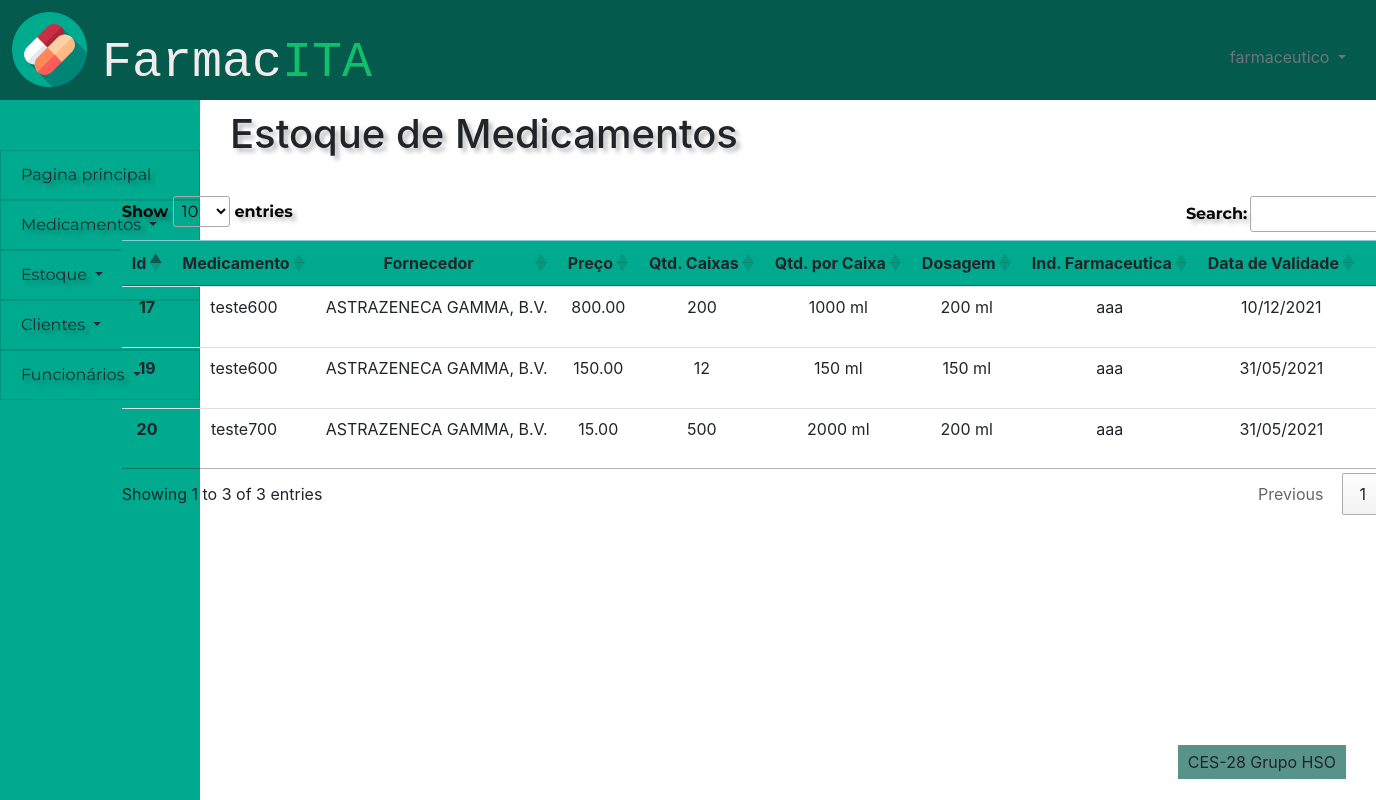
The page /controle_estoque/editar_lote (signed in) on the database as committed earlier.
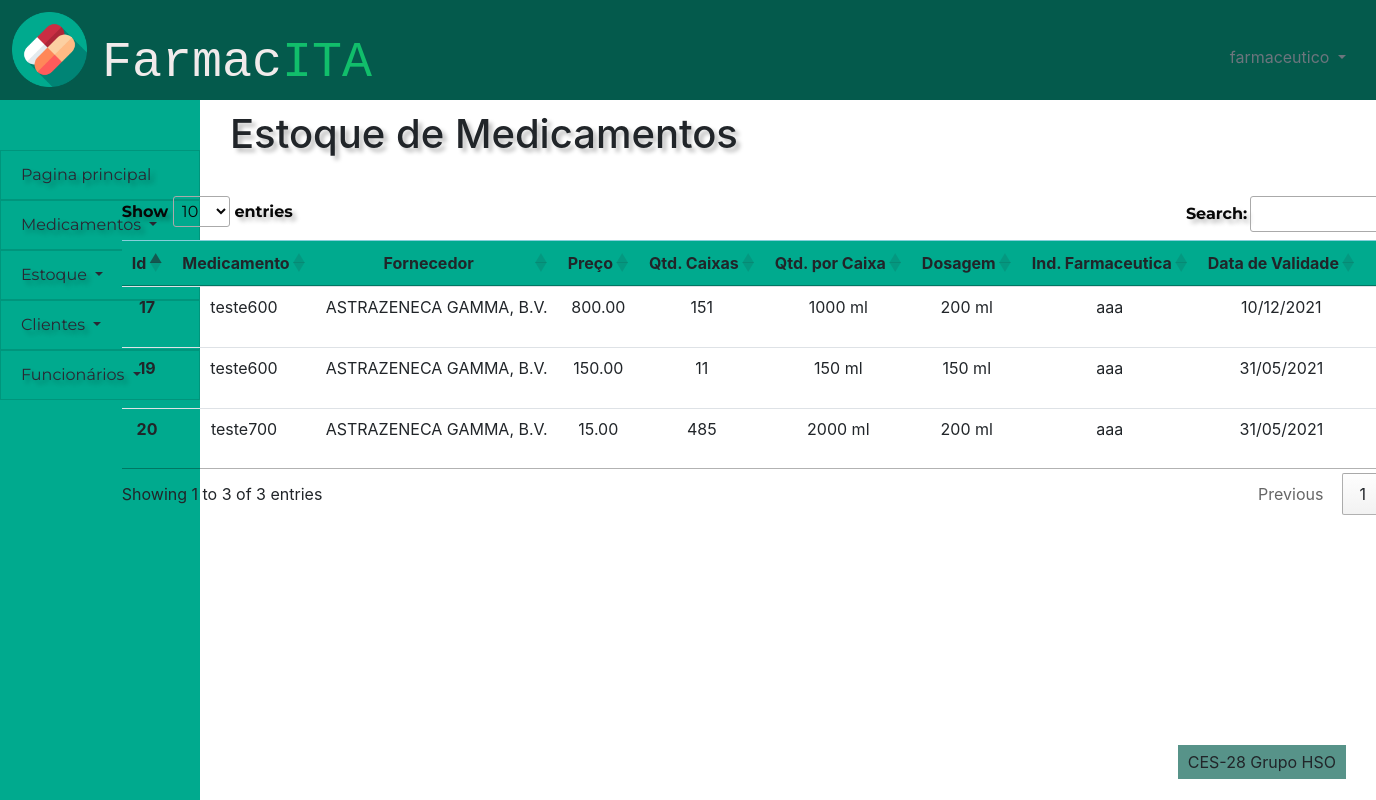
The same page on the database as committed later.
### controle_estoque/models.py (models this page shows)
class lote_medicamento(models.Model):
    id_lote_medicamento = models.AutoField(primary_key=True)
    id_medicamento = models.ForeignKey(medicamento,on_delete=models.PROTECT)
    id_fornecedor = models.ForeignKey(fornecedor,on_delete=models.PROTECT)
    preco = models.DecimalField(max_digits=40,decimal_places=2)
    quantidade_de_caixas = models.CharField(max_length=100)
    quantidade_por_caixa = models.CharField(max_length=100)
    dosagem = models.CharField(max_length=100)
    data_de_validade = models.DateField(auto_now=False,auto_now_add=False,null=False)
    industria_farmaceutica = models.CharField(max_length=100)
    excluido = models.BooleanField(default=False)
    class Meta:
        db_table = 'lote_medicamento'

### cadastro_medicamentos/models.py (models this page shows, shortened)
class medicamento(models.Model):
    id_medicamento = models.AutoField(primary_key=True)
    nome_medicamento = models.CharField(max_length=100)
    classificacao = models.CharField(max_length=100, default='Sem tarja')
    principio_ativo = models.ManyToManyField(principio_ativo2, through='rel_medicamento_principio_ativo2')
    excluido = models.BooleanField(default=False)

### pessoas/models.py (models this page shows)
class fornecedor(models.Model):
    id_fornecedor = models.AutoField(primary_key=True)
    nome_fornecedor = models.CharField(max_length=100)
    cnpj = models.CharField(max_length=18)
    telefone = models.CharField(max_length=15)
    ativo = models.BooleanField(default=True)

### controle_estoque/views.py (the view)
# urls.py: path('editar_lote',views.editar_lote, name = 'editar_lote')
def editar_lote(request):
    check, retorno = checar_cargo(request)
    if check:
        return retorno
    cargo = funcionario.objects.get(user=request.user).cargo
    if request.user.is_authenticated:
        lista = lote_medicamento.objects.all().order_by('data_de_validade')
        busca = request.GET.get('buscalote')
        if busca:
            lista = lote_medicamento.objects.filter(id_medicamento__in=medicamento.objects.filter(nome_medicamento__icontains = busca)).order_by('data_de_validade')
        delete = request.GET.get('delete')
        if delete:
            teste = lote_medicamento.objects.filter(id_lote_medicamento = delete)
            teste.update(excluido= True)
        return render(request,'estoque/pagina_edicao_lote.html',{'lista':lista,'cargo':cargo})
    else:
        return failed_login(request)

### controle_estoque/views.py (called while the page is built)
def checar_cargo(request):
    user = request.user
    if user.is_anonymous:
        return True, redirect('/')
    else:
        cargo = funcionario.objects.get(user=request.user).cargo
        if cargo == 'Caixa':
            return True, render(request,'sem_permissao.html',{'cargo':cargo})
    return False, False

### frontend/estoque/pagina_edicao_lote.html (shortened to what this page needs)
{% extends 'template/padrao.html' %}
{% load static %}
{%block titulo-conteudo %}
Estoque de Medicamentos
{% endblock %}
{% block content %}
<div class="tabela">
    <div style="display:flex;justify-content:center;align-items:center;">
    <table id="lotes" class="table table-hover">
        <thead class="table-info">
            <tr>
                <th scope="col">Id</th>
                <th scope="col">Medicamento</th>
                <th scope="col">Fornecedor</th>
                <th scope="col">Preço</th>
                <th scope="col">Qtd. Caixas</th>
                <th scope="col">Qtd. por Caixa</th>
                <th scope="col">Dosagem</th>
                <th scope="col">Ind. Farmaceutica</th>
                <th scope="col">Data de Validade</th>
                <th>Excluir</th>
            </tr>
        </thead>
        <tbody>
        {% for i in lista %}
        {% if not i.excluido %}
            <tr class={{i.id_lote_medicamento}}>
                <th scope="row">{{i.id_lote_medicamento}}</th>
                <td class = "nome_medicamento">{{i.id_medicamento.nome_medicamento}}</td>
                <td class = "nome_fornecedor">{{i.id_fornecedor.nome_fornecedor}}</td>
                <td class = "preco">{{i.preco}}</td>
                <td class = "qtd_caixas">{{i.quantidade_de_caixas}}</td>
                <td class = "qtd_caixas">{{i.quantidade_por_caixa}}</td>
                <td class = "qtd_caixas">{{i.dosagem}}</td>
                <td class = "qtd_caixas">{{i.industria_farmaceutica}}</td>
                <td class = "qtd_caixas" data-sort='{{i.data_de_validade|date:"U"}}'>{{i.data_de_validade}}</td>
                <td>
                </td>
            </tr>
        {% endif %}
        {% endfor %}
    </tbody>
    </table>
    </div>
</div>
</div>
<link rel="stylesheet" href="https://cdn.datatables.net/1.10.24/css/jquery.dataTables.min.css">
{% endblock %}

Rows that differ between the two databases and show on the page:
changed lote_medicamento "150 ml": quantidade_de_caixas "12" → "11"
changed lote_medicamento "2000 ml": quantidade_de_caixas "500" → "485"
changed lote_medicamento "1000 ml": quantidade_de_caixas "200" → "151"
